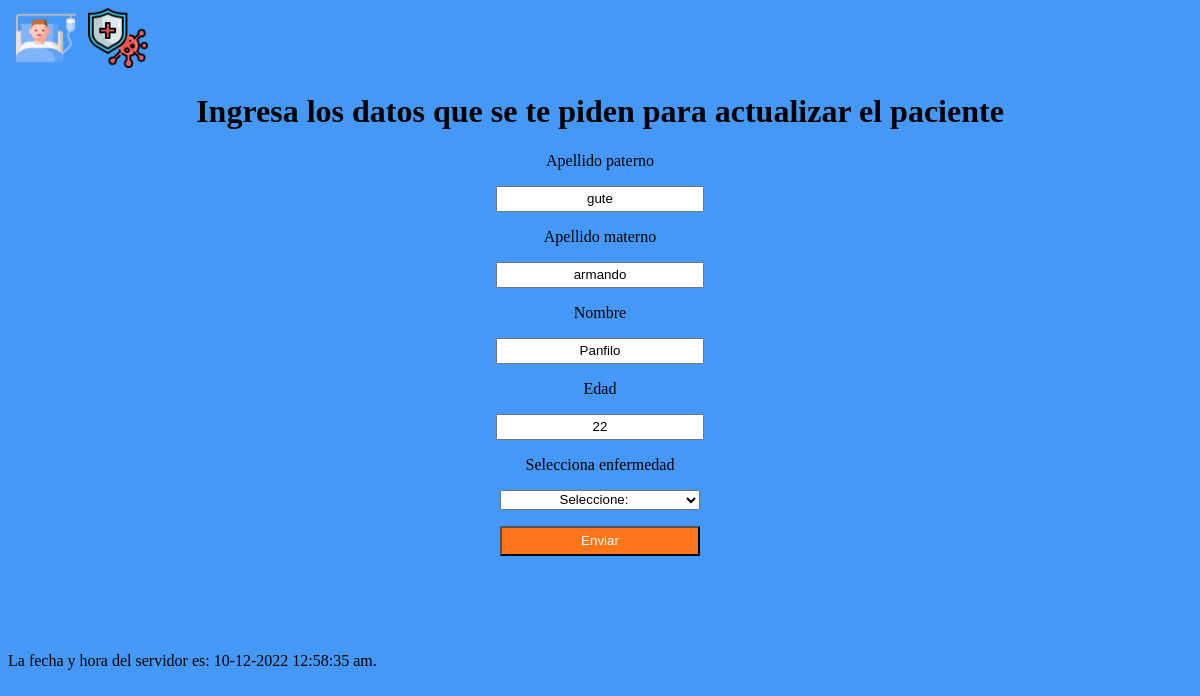
Page /ejecutables/cambios.php?id_getpaciente=5 on the committed database.
### tables this page shows
CREATE TABLE `pacientes` (
  `id_paciente` int(11) NOT NULL,
  `apellido_paterno` varchar(50) NOT NULL,
  `apellido_materno` varchar(50) NOT NULL,
  `nombre` varchar(75) NOT NULL,
  `edad` int(3) NOT NULL,
  `id_enfermedad` int(11) NOT NULL
);

### ejecutables/cambios.php (the view, shortened to what this page needs)
<?php
include_once 'header.php';
$con = new Conexion;
$conectar = $con->con();
$id_getpaciente = $_GET['id_getpaciente'];
$consulta = $conectar->query("SELECT * FROM pacientes WHERE id_paciente = '$id_getpaciente'");
foreach ($consulta as $datos){
		?>
		<div class="container" align="center">
			<h1>Ingresa los datos que se te piden para actualizar el paciente </h1>
			<div class="div-3">
				<form action="cambios_Ejecutados.php" method="post" name="act">
				  <p>Apellido paterno</p>
				  <p>
				  <input type="text" name="apellido_paterno" id="textfield2" value="<?php echo $datos['apellido_paterno'];?>"/>
				  </p>
				  <p>Apellido materno</p>
				  <p>
				  <input type="text" name="apellido_materno" id="textfield3" value="<?php echo $datos['apellido_materno'];?>"/>
				  </p>
				  <p>Nombre</p>
				  <p>
				  <input type="text" name="nombre" id="textfield4" value="<?php echo $datos['nombre'];?>"/>
				  </p>
				  <p>Edad</p>
				  <p>
				  <input type="text" name="edad" id="textfield5" value="<?php echo $datos['edad'];?>"/>
				  </p>
				  <p>Selecciona enfermedad</p>
				  <p>
				  <select name="enfermedad">
				  	<option value="0">Seleccione:</option>
				  </select>
				  </p>
				  <p>
				  <input class="btn_usuario" type="submit" name="btn" id="button" value="Enviar" />
				  </p>
				</form>
			</div>
		</div>
<?php
}
include_once 'footer.php';?>

### css/style.css (style rules this page uses)
div { margin: 0; }
body { background-color: #4598F5; }
.div-3 { text-align: center; width: 700px; height: 500px; }
input { text-align: center; height: 20px; width: 200px; }
select, textarea { text-align: center; height: 20px; width: 200px; }
.btn_usuario { text-align: center; height: 30px; width: 200px; color:#fff; background-color: #ff751a; }

### rows in the picture
pacientes: apellido_paterno "gute", apellido_materno "armando", nombre "Panfilo", edad "22"
